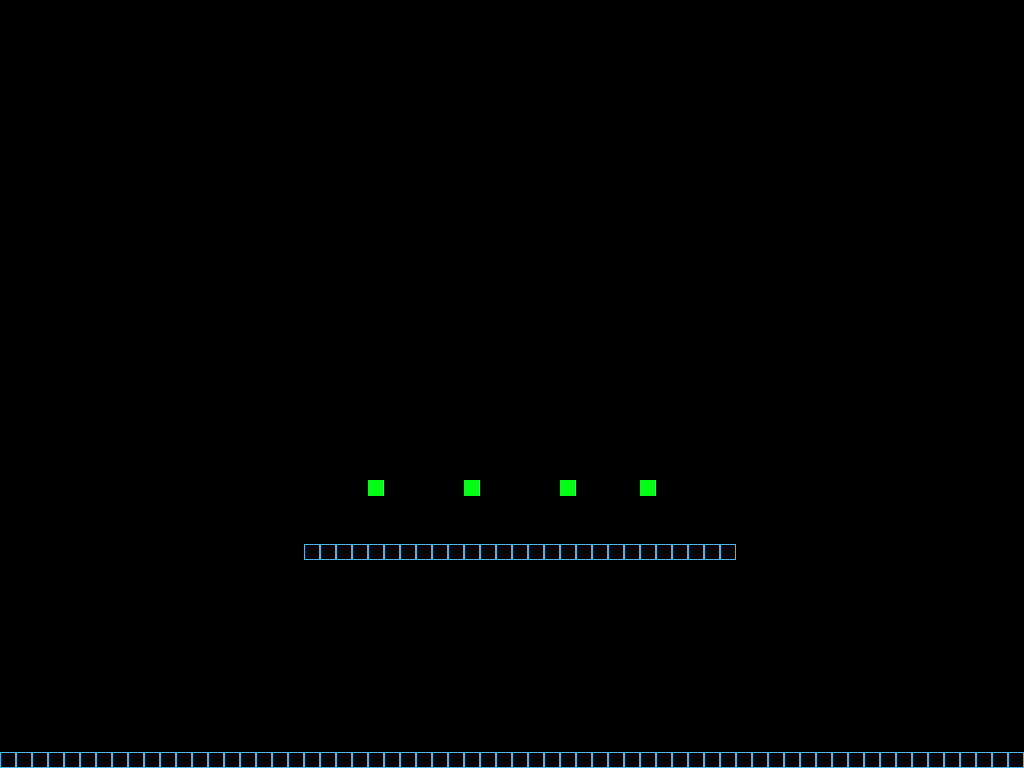

A 2D game scene composited from a Tiled map and its tileset images. What follows is a short description and the map's XML, with every tile layer's data as written:
An orthogonal 64x48 tile map with 16x16 px tiles, 1 tile layer (Calque de Tile 1).

<map version="1.0" orientation="orthogonal" renderorder="left-up" width="64" height="48" tilewidth="16" tileheight="16" nextobjectid="1">
 <tileset firstgid="1" name="tileset" tilewidth="16" tileheight="16" tilecount="5" columns="5">
  <image source="tileset.png" width="80" height="16" />
 </tileset>
 <layer name="Calque de Tile 1" width="64" height="48">
  <data encoding="csv">
0,0,0,0,0,0,0,0,0,0,0,0,0,0,0,0,0,0,0,0,0,0,0,0,0,0,0,0,0,0,0,0,0,0,0,0,0,0,0,0,0,0,0,0,0,0,0,0,0,0,0,0,0,0,0,0,0,0,0,0,0,0,0,0,
0,0,0,0,0,0,0,0,0,0,0,0,0,0,0,0,0,0,0,0,0,0,0,0,0,0,0,0,0,0,0,0,0,0,0,0,0,0,0,0,0,0,0,0,0,0,0,0,0,0,0,0,0,0,0,0,0,0,0,0,0,0,0,0,
0,0,0,0,0,0,0,0,0,0,0,0,0,0,0,0,0,0,0,0,0,0,0,0,0,0,0,0,0,0,0,0,0,0,0,0,0,0,0,0,0,0,0,0,0,0,0,0,0,0,0,0,0,0,0,0,0,0,0,0,0,0,0,0,
0,0,0,0,0,0,0,0,0,0,0,0,0,0,0,0,0,0,0,0,0,0,0,0,0,0,0,0,0,0,0,0,0,0,0,0,0,0,0,0,0,0,0,0,0,0,0,0,0,0,0,0,0,0,0,0,0,0,0,0,0,0,0,0,
0,0,0,0,0,0,0,0,0,0,0,0,0,0,0,0,0,0,0,0,0,0,0,0,0,0,0,0,0,0,0,0,0,0,0,0,0,0,0,0,0,0,0,0,0,0,0,0,0,0,0,0,0,0,0,0,0,0,0,0,0,0,0,0,
0,0,0,0,0,0,0,0,0,0,0,0,0,0,0,0,0,0,0,0,0,0,0,0,0,0,0,0,0,0,0,0,0,0,0,0,0,0,0,0,0,0,0,0,0,0,0,0,0,0,0,0,0,0,0,0,0,0,0,0,0,0,0,0,
0,0,0,0,0,0,0,0,0,0,0,0,0,0,0,0,0,0,0,0,0,0,0,0,0,0,0,0,0,0,0,0,0,0,0,0,0,0,0,0,0,0,0,0,0,0,0,0,0,0,0,0,0,0,0,0,0,0,0,0,0,0,0,0,
0,0,0,0,0,0,0,0,0,0,0,0,0,0,0,0,0,0,0,0,0,0,0,0,0,0,0,0,0,0,0,0,0,0,0,0,0,0,0,0,0,0,0,0,0,0,0,0,0,0,0,0,0,0,0,0,0,0,0,0,0,0,0,0,
0,0,0,0,0,0,0,0,0,0,0,0,0,0,0,0,0,0,0,0,0,0,0,0,0,0,0,0,0,0,0,0,0,0,0,0,0,0,0,0,0,0,0,0,0,0,0,0,0,0,0,0,0,0,0,0,0,0,0,0,0,0,0,0,
0,0,0,0,0,0,0,0,0,0,0,0,0,0,0,0,0,0,0,0,0,0,0,0,0,0,0,0,0,0,0,0,0,0,0,0,0,0,0,0,0,0,0,0,0,0,0,0,0,0,0,0,0,0,0,0,0,0,0,0,0,0,0,0,
0,0,0,0,0,0,0,0,0,0,0,0,0,0,0,0,0,0,0,0,0,0,0,0,0,0,0,0,0,0,0,0,0,0,0,0,0,0,0,0,0,0,0,0,0,0,0,0,0,0,0,0,0,0,0,0,0,0,0,0,0,0,0,0,
0,0,0,0,0,0,0,0,0,0,0,0,0,0,0,0,0,0,0,0,0,0,0,0,0,0,0,0,0,0,0,0,0,0,0,0,0,0,0,0,0,0,0,0,0,0,0,0,0,0,0,0,0,0,0,0,0,0,0,0,0,0,0,0,
0,0,0,0,0,0,0,0,0,0,0,0,0,0,0,0,0,0,0,0,0,0,0,0,0,0,0,0,0,0,0,0,0,0,0,0,0,0,0,0,0,0,0,0,0,0,0,0,0,0,0,0,0,0,0,0,0,0,0,0,0,0,0,0,
0,0,0,0,0,0,0,0,0,0,0,0,0,0,0,0,0,0,0,0,0,0,0,0,0,0,0,0,0,0,0,0,0,0,0,0,0,0,0,0,0,0,0,0,0,0,0,0,0,0,0,0,0,0,0,0,0,0,0,0,0,0,0,0,
0,0,0,0,0,0,0,0,0,0,0,0,0,0,0,0,0,0,0,0,0,0,0,0,0,0,0,0,0,0,0,0,0,0,0,0,0,0,0,0,0,0,0,0,0,0,0,0,0,0,0,0,0,0,0,0,0,0,0,0,0,0,0,0,
0,0,0,0,0,0,0,0,0,0,0,0,0,0,0,0,0,0,0,0,0,0,0,0,0,0,0,0,0,0,0,0,0,0,0,0,0,0,0,0,0,0,0,0,0,0,0,0,0,0,0,0,0,0,0,0,0,0,0,0,0,0,0,0,
0,0,0,0,0,0,0,0,0,0,0,0,0,0,0,0,0,0,0,0,0,0,0,0,0,0,0,0,0,0,0,0,0,0,0,0,0,0,0,0,0,0,0,0,0,0,0,0,0,0,0,0,0,0,0,0,0,0,0,0,0,0,0,0,
0,0,0,0,0,0,0,0,0,0,0,0,0,0,0,0,0,0,0,0,0,0,0,0,0,0,0,0,0,0,0,0,0,0,0,0,0,0,0,0,0,0,0,0,0,0,0,0,0,0,0,0,0,0,0,0,0,0,0,0,0,0,0,0,
0,0,0,0,0,0,0,0,0,0,0,0,0,0,0,0,0,0,0,0,0,0,0,0,0,0,0,0,0,0,0,0,0,0,0,0,0,0,0,0,0,0,0,0,0,0,0,0,0,0,0,0,0,0,0,0,0,0,0,0,0,0,0,0,
0,0,0,0,0,0,0,0,0,0,0,0,0,0,0,0,0,0,0,0,0,0,0,0,0,0,0,0,0,0,0,0,0,0,0,0,0,0,0,0,0,0,0,0,0,0,0,0,0,0,0,0,0,0,0,0,0,0,0,0,0,0,0,0,
0,0,0,0,0,0,0,0,0,0,0,0,0,0,0,0,0,0,0,0,0,0,0,0,0,0,0,0,0,0,0,0,0,0,0,0,0,0,0,0,0,0,0,0,0,0,0,0,0,0,0,0,0,0,0,0,0,0,0,0,0,0,0,0,
0,0,0,0,0,0,0,0,0,0,0,0,0,0,0,0,0,0,0,0,0,0,0,0,0,0,0,0,0,0,0,0,0,0,0,0,0,0,0,0,0,0,0,0,0,0,0,0,0,0,0,0,0,0,0,0,0,0,0,0,0,0,0,0,
0,0,0,0,0,0,0,0,0,0,0,0,0,0,0,0,0,0,0,0,0,0,0,0,0,0,0,0,0,0,0,0,0,0,0,0,0,0,0,0,0,0,0,0,0,0,0,0,0,0,0,0,0,0,0,0,0,0,0,0,0,0,0,0,
0,0,0,0,0,0,0,0,0,0,0,0,0,0,0,0,0,0,0,0,0,0,0,0,0,0,0,0,0,0,0,0,0,0,0,0,0,0,0,0,0,0,0,0,0,0,0,0,0,0,0,0,0,0,0,0,0,0,0,0,0,0,0,0,
0,0,0,0,0,0,0,0,0,0,0,0,0,0,0,0,0,0,0,0,0,0,0,0,0,0,0,0,0,0,0,0,0,0,0,0,0,0,0,0,0,0,0,0,0,0,0,0,0,0,0,0,0,0,0,0,0,0,0,0,0,0,0,0,
0,0,0,0,0,0,0,0,0,0,0,0,0,0,0,0,0,0,0,0,0,0,0,0,0,0,0,0,0,0,0,0,0,0,0,0,0,0,0,0,0,0,0,0,0,0,0,0,0,0,0,0,0,0,0,0,0,0,0,0,0,0,0,0,
0,0,0,0,0,0,0,0,0,0,0,0,0,0,0,0,0,0,0,0,0,0,0,0,0,0,0,0,0,0,0,0,0,0,0,0,0,0,0,0,0,0,0,0,0,0,0,0,0,0,0,0,0,0,0,0,0,0,0,0,0,0,0,0,
0,0,0,0,0,0,0,0,0,0,0,0,0,0,0,0,0,0,0,0,0,0,0,0,0,0,0,0,0,0,0,0,0,0,0,0,0,0,0,0,0,0,0,0,0,0,0,0,0,0,0,0,0,0,0,0,0,0,0,0,0,0,0,0,
0,0,0,0,0,0,0,0,0,0,0,0,0,0,0,0,0,0,0,0,0,0,0,0,0,0,0,0,0,0,0,0,0,0,0,0,0,0,0,0,0,0,0,0,0,0,0,0,0,0,0,0,0,0,0,0,0,0,0,0,0,0,0,0,
0,0,0,0,0,0,0,0,0,0,0,0,0,0,0,0,0,0,0,0,0,0,0,0,0,0,0,0,0,0,0,0,0,0,0,0,0,0,0,0,0,0,0,0,0,0,0,0,0,0,0,0,0,0,0,0,0,0,0,0,0,0,0,0,
0,0,0,0,0,0,0,0,0,0,0,0,0,0,0,0,0,0,0,0,0,0,0,2,0,0,0,0,0,2,0,0,0,0,0,2,0,0,0,0,2,0,0,0,0,0,0,0,0,0,0,0,0,0,0,0,0,0,0,0,0,0,0,0,
0,0,0,0,0,0,0,0,0,0,0,0,0,0,0,0,0,0,0,0,0,0,0,0,0,0,0,0,0,0,0,0,0,0,0,0,0,0,0,0,0,0,0,0,0,0,0,0,0,0,0,0,0,0,0,0,0,0,0,0,0,0,0,0,
0,0,0,0,0,0,0,0,0,0,0,0,0,0,0,0,0,0,0,0,0,0,0,0,0,0,0,0,0,0,0,0,0,0,0,0,0,0,0,0,0,0,0,0,0,0,0,0,0,0,0,0,0,0,0,0,0,0,0,0,0,0,0,0,
0,0,0,0,0,0,0,0,0,0,0,0,0,0,0,0,0,0,0,0,0,0,0,0,0,0,0,0,0,0,0,0,0,0,0,0,0,0,0,0,0,0,0,0,0,0,0,0,0,0,0,0,0,0,0,0,0,0,0,0,0,0,0,0,
0,0,0,0,0,0,0,0,0,0,0,0,0,0,0,0,0,0,0,4,4,4,4,4,4,4,4,4,4,4,4,4,4,4,4,4,4,4,4,4,4,4,4,4,4,4,0,0,0,0,0,0,0,0,0,0,0,0,0,0,0,0,0,0,
0,0,0,0,0,0,0,0,0,0,0,0,0,0,0,0,0,0,0,0,0,0,0,0,0,0,0,0,0,0,0,0,0,0,0,0,0,0,0,0,0,0,0,0,0,0,0,0,0,0,0,0,0,0,0,0,0,0,0,0,0,0,0,0,
0,0,0,0,0,0,0,0,0,0,0,0,0,0,0,0,0,0,0,0,0,0,0,0,0,0,0,0,0,0,0,0,0,0,0,0,0,0,0,0,0,0,0,0,0,0,0,0,0,0,0,0,0,0,0,0,0,0,0,0,0,0,0,0,
0,0,0,0,0,0,0,0,0,0,0,0,0,0,0,0,0,0,0,0,0,0,0,0,0,0,0,0,0,0,0,0,0,0,0,0,0,0,0,0,0,0,0,0,0,0,0,0,0,0,0,0,0,0,0,0,0,0,0,0,0,0,0,0,
0,0,0,0,0,0,0,0,0,0,0,0,0,0,0,0,0,0,0,0,0,0,0,0,0,0,0,0,0,0,0,0,0,0,0,0,0,0,0,0,0,0,0,0,0,0,0,0,0,0,0,0,0,0,0,0,0,0,0,0,0,0,0,0,
0,0,0,0,0,0,0,0,0,0,0,0,0,0,0,0,0,0,0,0,0,0,0,0,0,0,0,0,0,0,0,0,0,0,0,0,0,0,0,0,0,0,0,0,0,0,0,0,0,0,0,0,0,0,0,0,0,0,0,0,0,0,0,0,
0,0,0,0,0,0,0,0,0,0,0,0,0,0,0,0,0,0,0,0,0,0,0,0,0,0,0,0,0,0,0,0,0,0,0,0,0,0,0,0,0,0,0,0,0,0,0,0,0,0,0,0,0,0,0,0,0,0,0,0,0,0,0,0,
0,0,0,0,0,0,0,0,0,0,0,0,0,0,0,0,0,0,0,0,0,0,0,0,0,0,0,0,0,0,0,0,0,0,0,0,0,0,0,0,0,0,0,0,0,0,0,0,0,0,0,0,0,0,0,0,0,0,0,0,0,0,0,0,
0,0,0,0,0,0,0,0,0,0,0,0,0,0,0,0,0,0,0,0,0,0,0,0,0,0,0,0,0,0,0,0,0,0,0,0,0,0,0,0,0,0,0,0,0,0,0,0,0,0,0,0,0,0,0,0,0,0,0,0,0,0,0,0,
0,0,0,0,0,0,0,0,0,0,0,0,0,0,0,0,0,0,0,0,0,0,0,0,0,0,0,0,0,0,0,0,0,0,0,0,0,0,0,0,0,0,0,0,0,0,0,0,0,0,0,0,0,0,0,0,0,0,0,0,0,0,0,0,
0,0,0,0,0,0,0,0,0,0,0,0,0,0,0,0,0,0,0,0,0,0,0,0,0,0,0,0,0,0,0,0,0,0,0,0,0,0,0,0,0,0,0,0,0,0,0,0,0,0,0,0,0,0,0,0,0,0,0,0,0,0,0,0,
0,0,0,0,0,0,0,0,0,0,0,0,0,0,0,0,0,0,0,0,0,0,0,0,0,0,0,0,0,0,0,0,0,0,0,0,0,0,0,0,0,0,0,0,0,0,0,0,0,0,0,0,0,0,0,0,0,0,0,0,0,0,0,0,
0,0,0,0,0,0,0,0,0,0,0,0,0,0,0,0,0,0,0,0,0,0,0,0,0,0,0,0,0,0,0,0,0,0,0,0,0,0,0,0,0,0,0,0,0,0,0,0,0,0,0,0,0,0,0,0,0,0,0,0,0,0,0,0,
4,4,4,4,4,4,4,4,4,4,4,4,4,4,4,4,4,4,4,4,4,4,4,4,4,4,4,4,4,4,4,4,4,4,4,4,4,4,4,4,4,4,4,4,4,4,4,4,4,4,4,4,4,4,4,4,4,4,4,4,4,4,4,4
</data>
 </layer>
</map>
